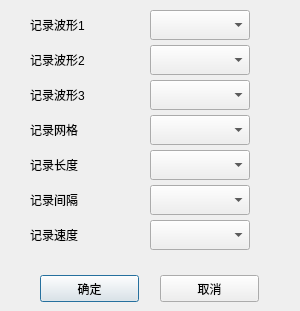
<?xml version="1.0" encoding="UTF-8"?>
<ui version="4.0">
 <class>Dlg_set_jilushezhi</class>
 <widget class="QDialog" name="Dlg_set_jilushezhi">
  <property name="geometry">
   <rect>
    <x>0</x>
    <y>0</y>
    <width>300</width>
    <height>311</height>
   </rect>
  </property>
  <property name="windowTitle">
   <string>记录设置</string>
  </property>
  <widget class="QPushButton" name="m_btn_ok">
   <property name="geometry">
    <rect>
     <x>40</x>
     <y>275</y>
     <width>99</width>
     <height>27</height>
    </rect>
   </property>
   <property name="text">
    <string>确定</string>
   </property>
  </widget>
  <widget class="QLabel" name="label_4">
   <property name="geometry">
    <rect>
     <x>30</x>
     <y>120</y>
     <width>70</width>
     <height>20</height>
    </rect>
   </property>
   <property name="text">
    <string>记录网格</string>
   </property>
  </widget>
  <widget class="QPushButton" name="m_btn_cancel">
   <property name="geometry">
    <rect>
     <x>160</x>
     <y>275</y>
     <width>99</width>
     <height>27</height>
    </rect>
   </property>
   <property name="text">
    <string>取消</string>
   </property>
  </widget>
  <widget class="QComboBox" name="m_cmbb_wave3">
   <property name="geometry">
    <rect>
     <x>150</x>
     <y>80</y>
     <width>100</width>
     <height>30</height>
    </rect>
   </property>
   <property name="maxVisibleItems">
    <number>10</number>
   </property>
  </widget>
  <widget class="QComboBox" name="m_cmbb_grid">
   <property name="geometry">
    <rect>
     <x>150</x>
     <y>115</y>
     <width>100</width>
     <height>30</height>
    </rect>
   </property>
   <property name="maxVisibleItems">
    <number>2</number>
   </property>
  </widget>
  <widget class="QLabel" name="label_3">
   <property name="geometry">
    <rect>
     <x>30</x>
     <y>85</y>
     <width>70</width>
     <height>20</height>
    </rect>
   </property>
   <property name="text">
    <string>记录波形3</string>
   </property>
  </widget>
  <widget class="QComboBox" name="m_cmbb_speed">
   <property name="geometry">
    <rect>
     <x>150</x>
     <y>220</y>
     <width>100</width>
     <height>30</height>
    </rect>
   </property>
   <property name="maxVisibleItems">
    <number>3</number>
   </property>
  </widget>
  <widget class="QComboBox" name="m_cmbb_lengh">
   <property name="geometry">
    <rect>
     <x>150</x>
     <y>150</y>
     <width>100</width>
     <height>30</height>
    </rect>
   </property>
   <property name="maxVisibleItems">
    <number>2</number>
   </property>
  </widget>
  <widget class="QComboBox" name="m_cmbb_interval">
   <property name="geometry">
    <rect>
     <x>150</x>
     <y>185</y>
     <width>100</width>
     <height>30</height>
    </rect>
   </property>
   <property name="maxVisibleItems">
    <number>11</number>
   </property>
  </widget>
  <widget class="QComboBox" name="m_cmbb_wave2">
   <property name="geometry">
    <rect>
     <x>150</x>
     <y>45</y>
     <width>100</width>
     <height>30</height>
    </rect>
   </property>
   <property name="maxVisibleItems">
    <number>10</number>
   </property>
  </widget>
  <widget class="QLabel" name="label_7">
   <property name="geometry">
    <rect>
     <x>30</x>
     <y>225</y>
     <width>70</width>
     <height>20</height>
    </rect>
   </property>
   <property name="text">
    <string>记录速度</string>
   </property>
  </widget>
  <widget class="QComboBox" name="m_cmbb_wave1">
   <property name="geometry">
    <rect>
     <x>150</x>
     <y>10</y>
     <width>100</width>
     <height>30</height>
    </rect>
   </property>
  </widget>
  <widget class="QLabel" name="label">
   <property name="geometry">
    <rect>
     <x>30</x>
     <y>15</y>
     <width>70</width>
     <height>20</height>
    </rect>
   </property>
   <property name="text">
    <string>记录波形1</string>
   </property>
  </widget>
  <widget class="QLabel" name="label_5">
   <property name="geometry">
    <rect>
     <x>30</x>
     <y>155</y>
     <width>70</width>
     <height>20</height>
    </rect>
   </property>
   <property name="text">
    <string>记录长度</string>
   </property>
  </widget>
  <widget class="QLabel" name="label_2">
   <property name="geometry">
    <rect>
     <x>30</x>
     <y>50</y>
     <width>70</width>
     <height>20</height>
    </rect>
   </property>
   <property name="text">
    <string>记录波形2</string>
   </property>
  </widget>
  <widget class="QLabel" name="label_6">
   <property name="geometry">
    <rect>
     <x>30</x>
     <y>190</y>
     <width>70</width>
     <height>20</height>
    </rect>
   </property>
   <property name="text">
    <string>记录间隔</string>
   </property>
  </widget>
 </widget>
 <resources/>
 <connections/>
</ui>
